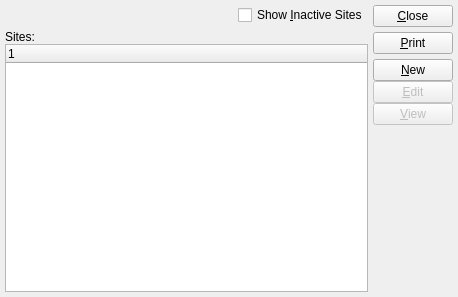
<?xml version="1.0" encoding="UTF-8"?>
<ui version="4.0">
 <comment>This file is part of the xTuple ERP: PostBooks Edition, a free and
open source Enterprise Resource Planning software suite,
Copyright (c) 1999-2019 by OpenMFG LLC, d/b/a xTuple.
It is licensed to you under the Common Public Attribution License
version 1.0, the full text of which (including xTuple-specific Exhibits)
is available at www.xtuple.com/CPAL.  By using this software, you agree
to be bound by its terms.</comment>
 <class>warehouses</class>
 <widget class="QWidget" name="warehouses">
  <property name="geometry">
   <rect>
    <x>0</x>
    <y>0</y>
    <width>458</width>
    <height>297</height>
   </rect>
  </property>
  <property name="windowTitle">
   <string>List Sites</string>
  </property>
  <layout class="QHBoxLayout">
   <item>
    <layout class="QVBoxLayout">
     <property name="spacing">
      <number>5</number>
     </property>
     <property name="margin">
      <number>0</number>
     </property>
     <item>
      <layout class="QHBoxLayout">
       <property name="spacing">
        <number>0</number>
       </property>
       <property name="margin">
        <number>0</number>
       </property>
       <item>
        <spacer name="spacer610">
         <property name="orientation">
          <enum>Qt::Horizontal</enum>
         </property>
         <property name="sizeType">
          <enum>QSizePolicy::Expanding</enum>
         </property>
         <property name="sizeHint" stdset="0">
          <size>
           <width>46</width>
           <height>11</height>
          </size>
         </property>
        </spacer>
       </item>
       <item>
        <widget class="QCheckBox" name="_showInactive">
         <property name="text">
          <string>Show &amp;Inactive Sites</string>
         </property>
        </widget>
       </item>
      </layout>
     </item>
     <item>
      <layout class="QVBoxLayout">
       <property name="spacing">
        <number>0</number>
       </property>
       <property name="margin">
        <number>0</number>
       </property>
       <item>
        <widget class="QLabel" name="_warehousesLit">
         <property name="text">
          <string>Sites:</string>
         </property>
        </widget>
       </item>
       <item>
        <widget class="XTreeWidget" name="_warehouse"/>
       </item>
      </layout>
     </item>
    </layout>
   </item>
   <item>
    <layout class="QVBoxLayout">
     <property name="spacing">
      <number>0</number>
     </property>
     <property name="margin">
      <number>0</number>
     </property>
     <item>
      <layout class="QVBoxLayout">
       <property name="spacing">
        <number>5</number>
       </property>
       <property name="margin">
        <number>0</number>
       </property>
       <item>
        <layout class="QVBoxLayout">
         <property name="spacing">
          <number>5</number>
         </property>
         <property name="margin">
          <number>0</number>
         </property>
         <item>
          <widget class="QPushButton" name="_close">
           <property name="text">
            <string>&amp;Close</string>
           </property>
          </widget>
         </item>
         <item>
          <widget class="QPushButton" name="_print">
           <property name="text">
            <string>&amp;Print</string>
           </property>
          </widget>
         </item>
        </layout>
       </item>
       <item>
        <layout class="QVBoxLayout">
         <property name="spacing">
          <number>0</number>
         </property>
         <property name="margin">
          <number>0</number>
         </property>
         <item>
          <widget class="QPushButton" name="_new">
           <property name="text">
            <string>&amp;New</string>
           </property>
          </widget>
         </item>
         <item>
          <widget class="QPushButton" name="_edit">
           <property name="enabled">
            <bool>false</bool>
           </property>
           <property name="text">
            <string>&amp;Edit</string>
           </property>
          </widget>
         </item>
         <item>
          <widget class="QPushButton" name="_view">
           <property name="enabled">
            <bool>false</bool>
           </property>
           <property name="text">
            <string>&amp;View</string>
           </property>
          </widget>
         </item>
        </layout>
       </item>
      </layout>
     </item>
     <item>
      <spacer name="Spacer6">
       <property name="orientation">
        <enum>Qt::Vertical</enum>
       </property>
       <property name="sizeType">
        <enum>QSizePolicy::Expanding</enum>
       </property>
       <property name="sizeHint" stdset="0">
        <size>
         <width>20</width>
         <height>20</height>
        </size>
       </property>
      </spacer>
     </item>
    </layout>
   </item>
  </layout>
 </widget>
 <layoutdefault spacing="5" margin="5"/>
 <customwidgets>
  <customwidget>
   <class>XTreeWidget</class>
   <extends>QTreeWidget</extends>
   <header>xtreewidget.h</header>
   <container>1</container>
  </customwidget>
 </customwidgets>
 <tabstops>
  <tabstop>_showInactive</tabstop>
  <tabstop>_warehouse</tabstop>
  <tabstop>_new</tabstop>
  <tabstop>_edit</tabstop>
  <tabstop>_view</tabstop>
  <tabstop>_print</tabstop>
  <tabstop>_close</tabstop>
 </tabstops>
 <includes>
  <include location="global">parameter.h</include>
 </includes>
 <resources/>
 <connections>
  <connection>
   <sender>_close</sender>
   <signal>clicked()</signal>
   <receiver>warehouses</receiver>
   <slot>close()</slot>
   <hints>
    <hint type="sourcelabel">
     <x>20</x>
     <y>20</y>
    </hint>
    <hint type="destinationlabel">
     <x>20</x>
     <y>20</y>
    </hint>
   </hints>
  </connection>
  <connection>
   <sender>_warehouse</sender>
   <signal>valid(bool)</signal>
   <receiver>_view</receiver>
   <slot>setEnabled(bool)</slot>
   <hints>
    <hint type="sourcelabel">
     <x>20</x>
     <y>20</y>
    </hint>
    <hint type="destinationlabel">
     <x>20</x>
     <y>20</y>
    </hint>
   </hints>
  </connection>
 </connections>
</ui>
